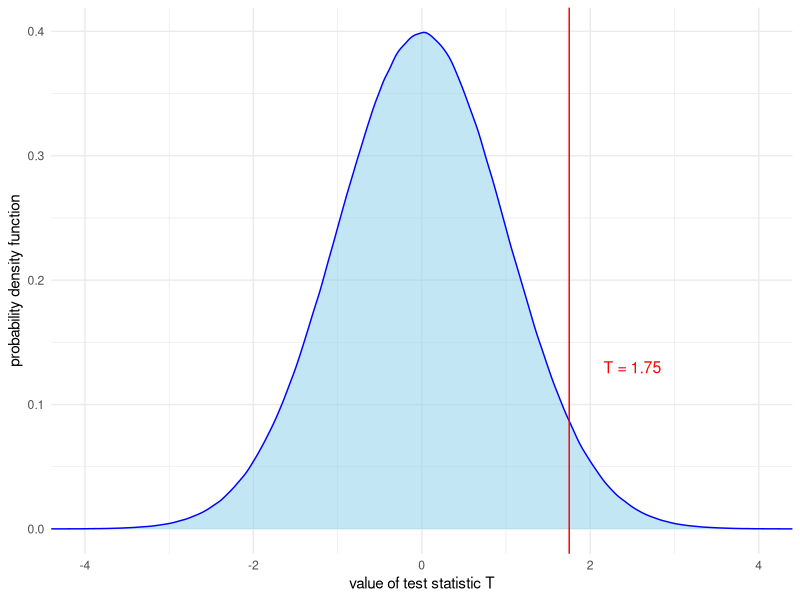
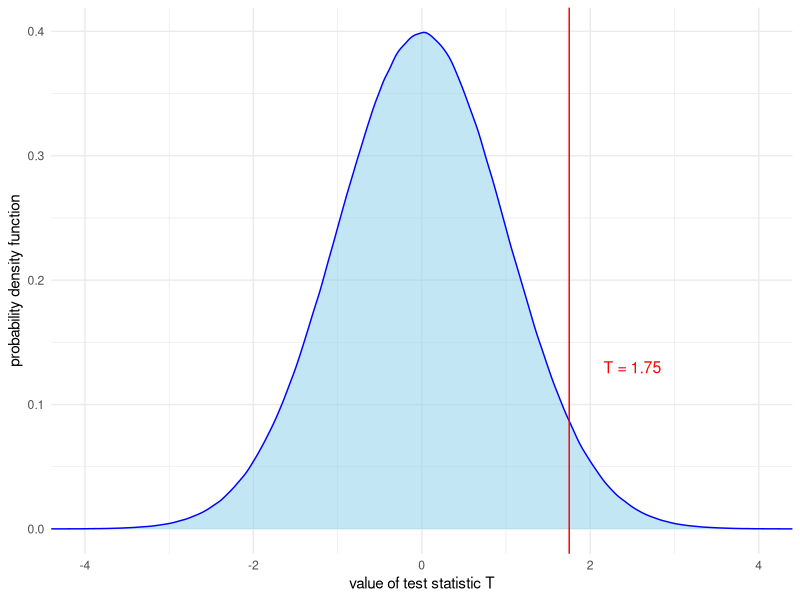

Reproduce these figures in R, in order.
# Load necessary library
library(ggplot2)

# Set the seed for reproducibility
set.seed(123)

# Generate data from a normal distribution
data <- rnorm(10000000, mean = 0, sd = 1)

# Create a data frame
df <- data.frame(value = data)

# Create a density plot using ggplot
ggplot(data = df, aes(x = value)) +
  geom_density(fill = "skyblue", color = "blue", alpha = 0.5) +
  coord_cartesian(xlim = c(-4, 4)) + 
  geom_vline(xintercept = 1.75, color = "red") + 
  theme_minimal() +
  labs(x = "value of test statistic T", 
       y = "probability density function") + 
  geom_text(data = data.frame(x = 2.5, y = 0.13, label = "T = 1.75"), 
            aes(x = x, y = y, label = label), 
            color = "red", size = 4) + 
  theme(text = element_text(color = "black"))


ggsave("../../images/fig--test-stat-normal-dist.png", width = 13, height = 8, units = "cm")
